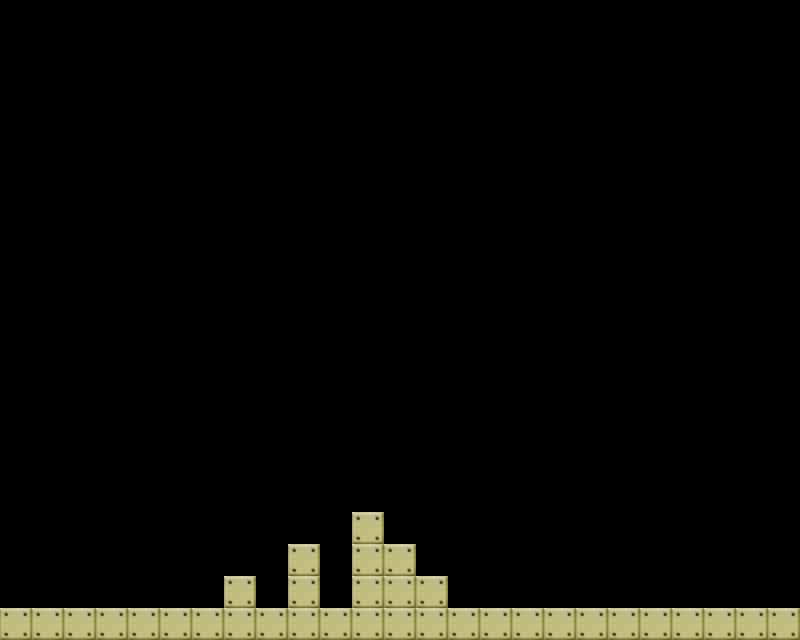

This is a level from a 2D game, rendered from its Tiled map with the project's own tilesets. A one-line summary and the map file follow, with tile-layer data summarised:
An orthogonal 25x20 tile map with 32x32 px tiles, 1 tile layer (Ground), 3 tilesets and 2 objects.

<map version="1.0" orientation="orthogonal" width="25" height="20" tilewidth="32" tileheight="32">
 <properties>
  <property name="possiblePoints" value="10000" />
  <property name="seconds" value="8" />
 </properties>
 <tileset firstgid="1" name="Ground" tilewidth="32" tileheight="32">
  <image source="../assets/Ground.png" width="32" height="32" />
  <tile id="0">
   <properties>
    <property name="type" value="ground" />
   </properties>
  </tile>
 </tileset>
 <tileset firstgid="2" name="Hero" tilewidth="32" tileheight="32">
  <image source="../assets/Hero.png" width="32" height="32" />
 </tileset>
 <tileset firstgid="3" name="Pager" tilewidth="32" tileheight="32">
  <image source="../assets/Pager.png" width="64" height="32" />
 </tileset>
 <layer name="Ground" width="25" height="20" opacity="0.9">
  <data>[500 cells, 34 non-empty, 1 distinct tile ids]</data>
 </layer>
 <objectgroup name="Hero" width="25" height="20">
  <object gid="2" x="11" y="596" />
 </objectgroup>
 <objectgroup name="Pager" width="25" height="20">
  <object gid="3" x="754" y="601" />
 </objectgroup>
</map>